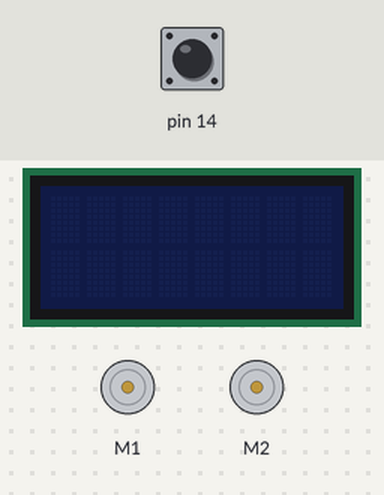
This sketch was run on a simulated Arduino Leonardo, built with avr-gcc and run on an emulated ATmega32U4. Shown: 8×2 character LCD, 2 × DC motor (green arrow = forward, orange = backward, longer = faster). The test bench sets the inputs (shaded band); at power-on: pin 14 HIGH.

Above: at 0.8 s.
0.9 s: pin 14 pulled LOW for 0.15 s
At 3.2 s:
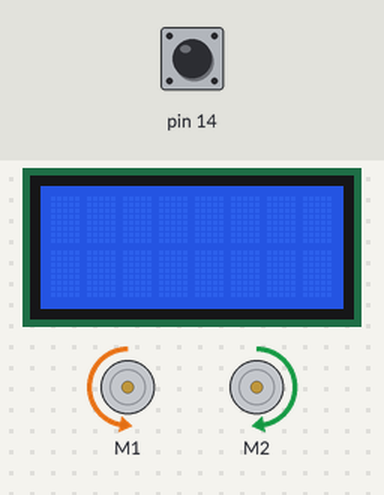
At 6.1 s:
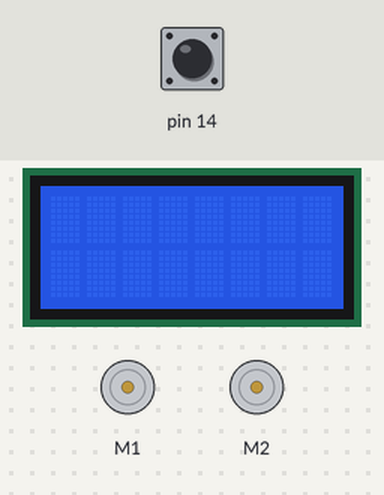
Timing chart, 0 to 7.6 s (numbered marks = the images above; inputs shaded):
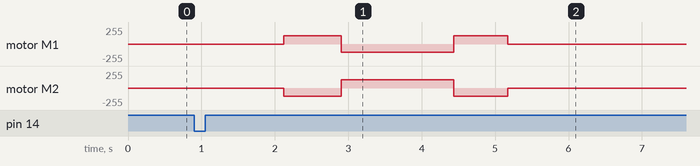

Measured:
- after the input at 0.9 s, motor M1: stopped → forward 127/255 after 1.2 s, → backward 127/255 0.79 s later, → forward 127/255 1.5 s later, → stopped 0.74 s later; motor M2: stopped → backward 127/255 after 1.2 s, → forward 127/255 0.79 s later, → backward 127/255 1.5 s later, → stopped 0.74 s later

The sketch:

line_sensors.ino
```cpp
#include <Wire.h>
#include <Zumo32U4.h>

Zumo32U4LCD lcd;
Zumo32U4Motors motors;
Zumo32U4LineSensors lineSensors;
Zumo32U4ButtonA buttonA;

// Define your array here

void setup()
{
  // Wait for the user to press button A.
  buttonA.waitForButton();

  // Initialize the line sensors here

  // Perform calibration
  calibrateSensors();

  // Wait for the user to press button A again.
  buttonA.waitForButton();

  // Delay so that the robot does not move away while the user is
  // still touching it.
  delay(1000);

  lcd.clear();
}

void loop()
{
  /* TASK 1 */

  /* TASK 2 */

  /* TASK 3 */
}

void calibrateSensors()
{
  lcd.clear();

  // Wait 1 second and then begin automatic sensor calibration
  // by rotating in place to sweep the sensors over the line
  delay(1000);
  for(uint16_t i = 0; i < 120; i++)
  {
    if (i > 30 && i <= 90)
    {
      motors.setSpeeds(-200, 200);
    }
    else
    {
      motors.setSpeeds(200, -200);
    }

    lineSensors.calibrate();
  }
  motors.setSpeeds(0, 0);
}
```
